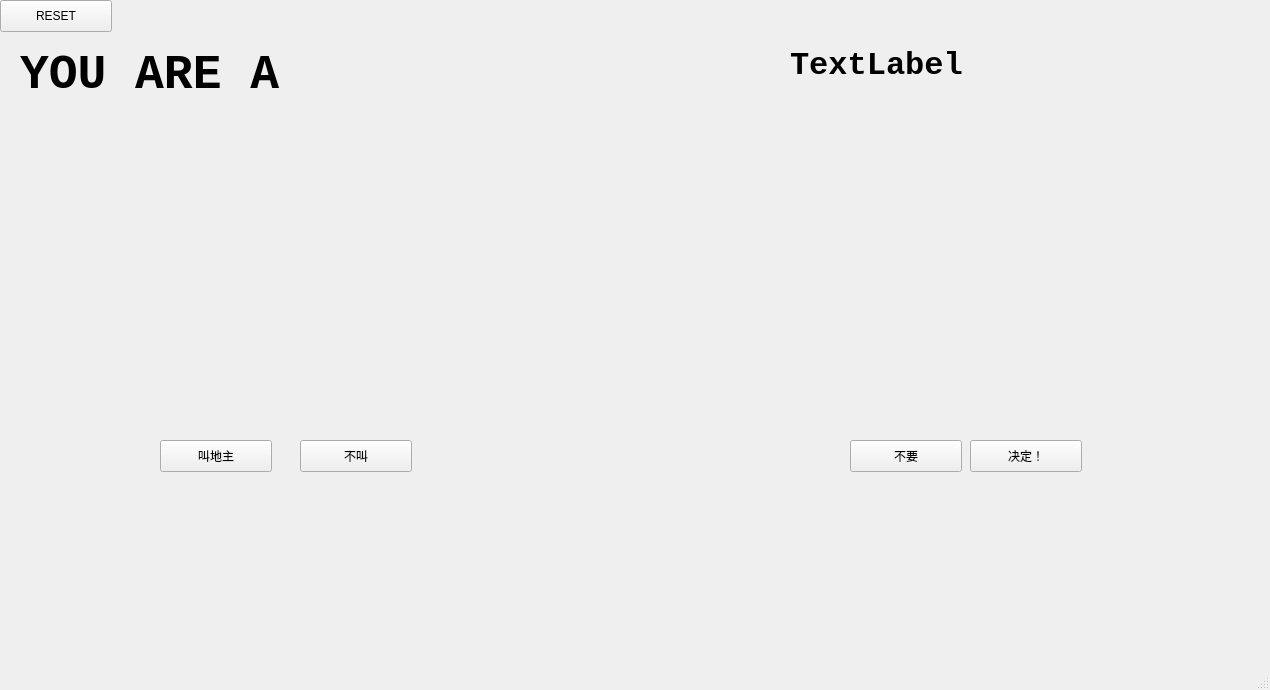
<?xml version="1.0" encoding="UTF-8"?>
<ui version="4.0">
 <class>MainWindow</class>
 <widget class="QMainWindow" name="MainWindow">
  <property name="geometry">
   <rect>
    <x>0</x>
    <y>0</y>
    <width>1270</width>
    <height>690</height>
   </rect>
  </property>
  <property name="windowTitle">
   <string>MainWindow</string>
  </property>
  <widget class="QWidget" name="centralwidget">
   <widget class="QPushButton" name="reset">
    <property name="geometry">
     <rect>
      <x>0</x>
      <y>0</y>
      <width>112</width>
      <height>32</height>
     </rect>
    </property>
    <property name="text">
     <string>RESET</string>
    </property>
    <property name="shortcut">
     <string>R</string>
    </property>
   </widget>
   <widget class="QPushButton" name="jiaodizhu">
    <property name="geometry">
     <rect>
      <x>160</x>
      <y>440</y>
      <width>112</width>
      <height>32</height>
     </rect>
    </property>
    <property name="text">
     <string>叫地主</string>
    </property>
   </widget>
   <widget class="QPushButton" name="bujiao">
    <property name="geometry">
     <rect>
      <x>300</x>
      <y>440</y>
      <width>112</width>
      <height>32</height>
     </rect>
    </property>
    <property name="text">
     <string>不叫</string>
    </property>
   </widget>
   <widget class="QPushButton" name="buyao">
    <property name="geometry">
     <rect>
      <x>850</x>
      <y>440</y>
      <width>112</width>
      <height>32</height>
     </rect>
    </property>
    <property name="text">
     <string>不要</string>
    </property>
   </widget>
   <widget class="QPushButton" name="jueding">
    <property name="geometry">
     <rect>
      <x>970</x>
      <y>440</y>
      <width>112</width>
      <height>32</height>
     </rect>
    </property>
    <property name="text">
     <string>决定！</string>
    </property>
   </widget>
   <widget class="QLabel" name="label">
    <property name="geometry">
     <rect>
      <x>20</x>
      <y>40</y>
      <width>331</width>
      <height>71</height>
     </rect>
    </property>
    <property name="font">
     <font>
      <family>Courier New</family>
      <pointsize>36</pointsize>
      <weight>75</weight>
      <bold>true</bold>
     </font>
    </property>
    <property name="text">
     <string>YOU ARE A</string>
    </property>
   </widget>
   <widget class="QLabel" name="label_2">
    <property name="geometry">
     <rect>
      <x>790</x>
      <y>10</y>
      <width>591</width>
      <height>111</height>
     </rect>
    </property>
    <property name="font">
     <font>
      <family>Courier New</family>
      <pointsize>24</pointsize>
      <weight>75</weight>
      <bold>true</bold>
     </font>
    </property>
    <property name="text">
     <string>TextLabel</string>
    </property>
   </widget>
   <widget class="QWidget" name="widget_2" native="true">
    <property name="geometry">
     <rect>
      <x>1110</x>
      <y>520</y>
      <width>160</width>
      <height>120</height>
     </rect>
    </property>
   </widget>
  </widget>
  <widget class="QMenuBar" name="menubar">
   <property name="geometry">
    <rect>
     <x>0</x>
     <y>0</y>
     <width>1270</width>
     <height>22</height>
    </rect>
   </property>
  </widget>
  <widget class="QStatusBar" name="statusbar"/>
 </widget>
 <resources/>
 <connections/>
</ui>
